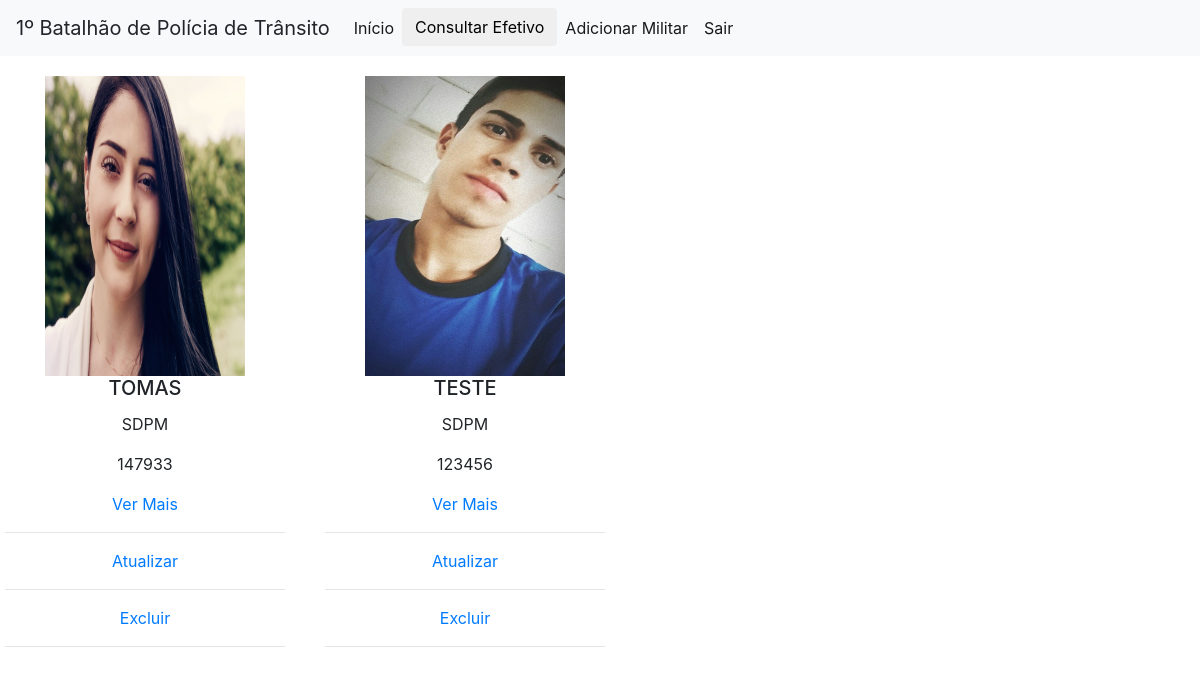
/tela_guarda_1cia.php (signed in), run on the app's committed database.
### tables this page shows
CREATE TABLE `tb_efetivo` (
  `RE` char(6) NOT NULL,
  `P_G` varchar(255) NOT NULL,
  `QRA` varchar(255) NOT NULL,
  `CIA` varchar(255) NOT NULL,
  `FUNCAO` varchar(255) NOT NULL,
  `ENDERECO` varchar(255) NOT NULL,
  `TELEFONE` varchar(255) NOT NULL,
  `NOME_COMPLETO` varchar(255) NOT NULL,
  `EMAIL_FUNCIONAL` varchar(255) NOT NULL,
  `DATA_NASCIMENTO` varchar(255) NOT NULL,
  `FOTO` varchar(255) NOT NULL,
  `CPF` varchar(255) NOT NULL,
  `RG` varchar(255) NOT NULL,
  `CNH` varchar(255) NOT NULL,
  `OBS` varchar(255) NOT NULL,
  `SECAO` varchar(255) NOT NULL
);

### tela_guarda_1cia.php (the view, shortened to what this page needs)
<!DOCTYPE html>
	<head>
			<link rel="stylesheet" href="https://stackpath.bootstrapcdn.com/bootstrap/4.1.3/css/bootstrap.min.css">
		</head>
		<nav class="navbar navbar-expand-lg navbar-light bg-light">
	  <a class="navbar-brand">1º Batalhão de Polícia de Trânsito</a>
	  <div class="collapse navbar-collapse" id="navbarSupportedContent">
		<ul class="navbar-nav mr-auto">
		  <li class="nav-item active">
			<a class="nav-link" href="index_adm.php">Início <span class="sr-only"></span></a>
		  </li>
		  <div class="dropdown">
			  <button class="btn" type="button" id="dropdownMenuButton" data-toggle="dropdown" aria-haspopup="true" aria-expanded="true">Consultar Efetivo</button>
</div>
				<li class="nav-item active">
			<a class="nav-link" href="cad_efetivo.php">Adicionar Militar <span class="sr-only"></span></a>
		  </li>
		  <li class="nav-item active">
			<a class="nav-link " href="logout.php">Sair <span class="sr-only"></span></a>
		  </li>
		</ul>
	  </div>
	</nav>
<body>
	<?php
	include_once('conexao.php');
	$palavra = 'GUARDA';
	$rs = $conn->prepare("SELECT * FROM tb_efetivo WHERE SECAO LIKE '$palavra%' AND CIA = '1ª CIA'");
		if($rs->execute()){
				if($rs->rowCount() > 0){?>
				<div class="row">
					<?php while($row = $rs->fetch(PDO::FETCH_OBJ)){?>
					<div class="thumbnail" style="width: 20rem;">
							<center>
							  <div class="card-body"> <?php echo "<img src='fotos/".$row->FOTO."' alt='Foto de exibição' width='200' height='300' /><br />"; ?>
									<h5 class="card-title"><?php echo $row->QRA . "<br />"; ?></h5>
									<p class="card-text"><?php echo $row->P_G . "<br />"; ?></p>
									<p class="card-text"><?php echo $row->RE . "<br />"; ?></p>
									<?php echo "<a href='detalhes.php?id=".$row->RE."'>Ver Mais</a><br><hr>";?>
									<?php echo "<a href='editar.php?id=".$row->RE."'>Atualizar</a><br><hr>";?>
									<?php echo "<a href='delete_efetivo.php?id=".$row->RE."'>Excluir</a><br><hr>";?>
							  </div>
							</center>
					 </div>
<?php
           } ?> </div>
			<?php
         }
}
?>
</body>
</html>

### data on the page
tb_efetivo: FOTO (picture), QRA "TOMAS", P_G "SDPM", RE "147933"
tb_efetivo: FOTO (picture), QRA "TESTE", P_G "SDPM", RE "123456"
